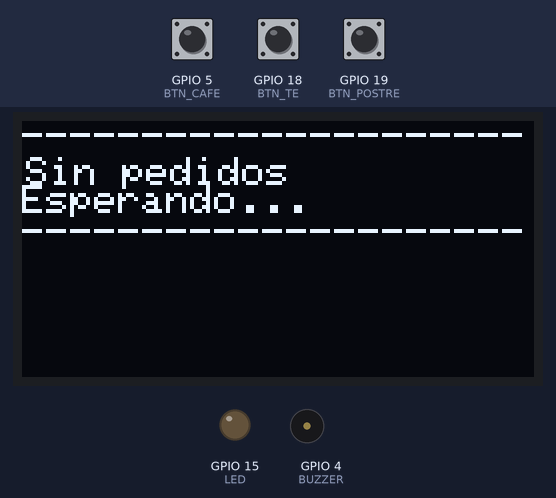
A sketch run on a simulated ESP32. On the bench: 128×64 one-colour display, output pins drawn as LEDs (lit = HIGH), buzzer (waves = sounding). The inputs (shaded band) are chosen by the test bench; at power-on: GPIO 5 (BTN_CAFE) HIGH, GPIO 18 (BTN_TE) HIGH, GPIO 19 (BTN_POSTRE) HIGH.

Above: at 1.2 s.
1.3 s: GPIO 5 (BTN_CAFE) pulled LOW for 0.65 s
At 3.0 s:
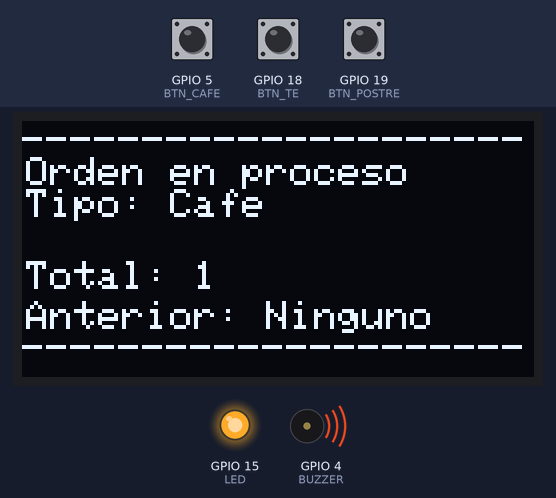
5.0 s: GPIO 18 (BTN_TE) pulled LOW for 0.65 s
At 6.3 s:
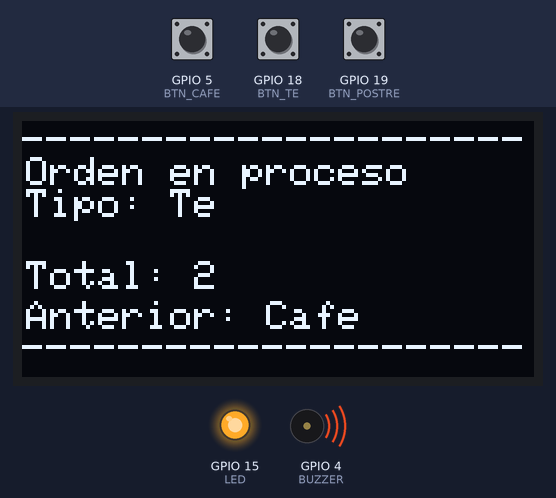
8.7 s: GPIO 19 (BTN_POSTRE) pulled LOW for 3.2 s
At 9.5 s:
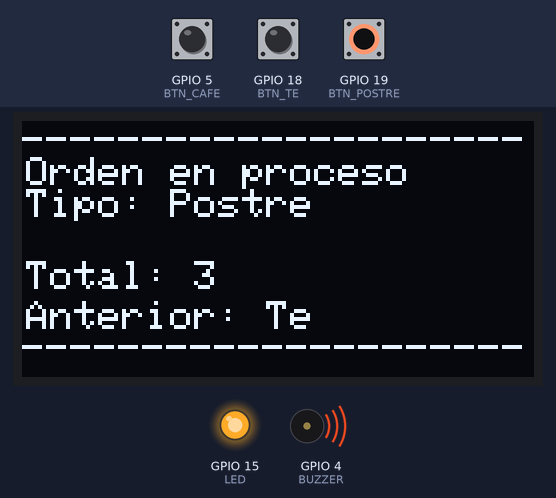
13.5 s: GPIO 5 (BTN_CAFE) pulled LOW for 3.2 s
At 15.6 s:
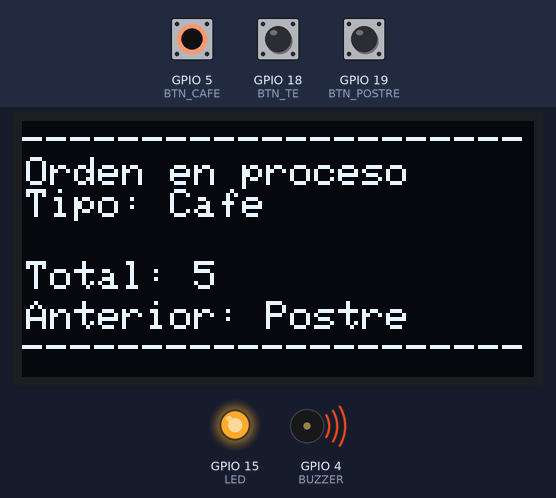
18.8 s: GPIO 18 (BTN_TE) pulled LOW for 3.2 s
At 23.3 s:
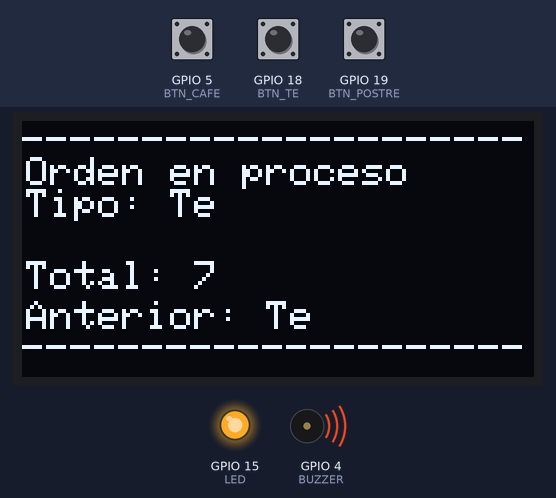
25.1 s: GPIO 19 (BTN_POSTRE) pulled LOW for 0.65 s
At 28.3 s:
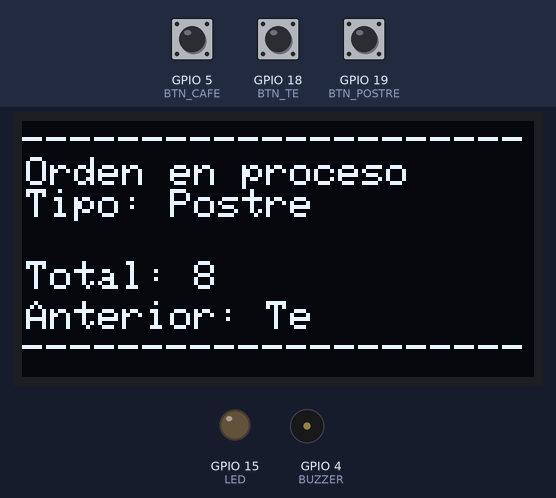
Timing chart, 0 to 29.8 s (numbered marks = the images above; inputs shaded):
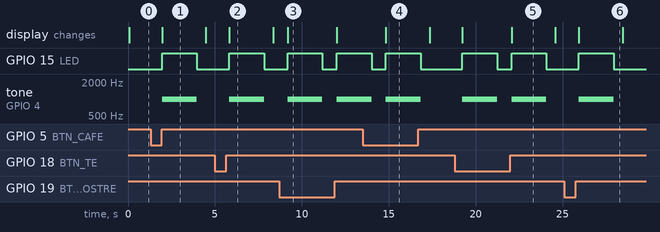

The sketch:

Cafe_postre.ino
```cpp
#include <Wire.h>
#include <Adafruit_GFX.h>
#include <Adafruit_SSD1306.h>

// Configuración de pantalla OLED
#define SCREEN_WIDTH 128
#define SCREEN_HEIGHT 64
#define OLED_RESET -1
Adafruit_SSD1306 display(SCREEN_WIDTH, SCREEN_HEIGHT, &Wire, OLED_RESET);

// Definimos pines para botones y salidas
#define BTN_CAFE 5
#define BTN_TE 18
#define BTN_POSTRE 19
#define LED 15
#define BUZZER 4

// Contador total de pedidos
int totalPedidos = 0;
String ultimoPedido = "Ninguno";

// Estructura para pedidos
struct Pedido {
  String tipo;
};

// Cola de pedidos con capacidad para 5 pedidos
Pedido queue[5];
int front = 0;
int rear = 0;
int count = 0;

// Agregar pedido a la cola
bool enqueue(String tipo) {
  if (count < 5) {
    queue[rear].tipo = tipo;
    rear = (rear + 1) % 5;
    count++;
    totalPedidos++;  // Incrementamos el contador total
    return true;
  }
  return false;  // Cola llena
}

// Extraer pedido de la cola
Pedido dequeue() {
  Pedido pedido = {"Ninguno"};
  if (count > 0) {
    pedido = queue[front];
    front = (front + 1) % 5;
    count--;
  }
  return pedido;
}

// Revisar los botones para registrar pedidos
void revisarBotones() {
  if (digitalRead(BTN_CAFE) == LOW) {
    enqueue("Cafe");
    delay(300);
  }
  if (digitalRead(BTN_TE) == LOW) {
    enqueue("Te");
    delay(300);
  }
  if (digitalRead(BTN_POSTRE) == LOW) {
    enqueue("Postre");
    delay(300);
  }
}

// Mostrar pantalla sin pedidos
void mostrarSinPedido() {
  display.clearDisplay();
  display.setCursor(0, 0);
  display.println("---------------------");
  display.setCursor(1, 9);
  display.println("Sin pedidos");
  display.setCursor(0, 16);
  display.println("Esperando...");
  display.println("---------------------");
  display.display();
}

// Mostrar pedido activo y contador
void mostrarPedido(Pedido pedido) {
  display.clearDisplay();
  display.setTextSize(1);
  display.setTextColor(SSD1306_WHITE);
  display.setCursor(0, 1);
  display.println("---------------------");
  display.setCursor(1, 9);
  display.println("Orden en proceso");
  display.setCursor(1, 17);
  display.println("Tipo: " + pedido.tipo);
  display.setCursor(1, 35);
  display.print("Total: ");
  display.println(totalPedidos);
  display.setCursor(1, 45);
  display.print("Anterior: ");
  display.println(ultimoPedido);
  display.println("---------------------");
  display.display();

  // Guardamos la orden como la ultima realizada
  ultimoPedido = pedido.tipo;
}

// Setup
void setup() {
  Serial.begin(115200);
  Wire.begin(23, 22);

  if (!display.begin(SSD1306_SWITCHCAPVCC, 0x3C)) {
    Serial.println(F("No se encontró la pantalla OLED"));
    while (true);
  }

  display.clearDisplay();
  display.display();

  // Configuración de pines
  pinMode(BTN_CAFE, INPUT_PULLUP);
  pinMode(BTN_TE, INPUT_PULLUP);
  pinMode(BTN_POSTRE, INPUT_PULLUP);
  pinMode(LED, OUTPUT);
  pinMode(BUZZER, OUTPUT);
}

// Bucle principal
void loop() {
  revisarBotones();

  if (count > 0) { // Si hay pedidos en cola
    Pedido pedido = dequeue();
    mostrarPedido(pedido);
    digitalWrite(LED, HIGH);
    tone(BUZZER, 1000);
    delay(2000);
    digitalWrite(LED, LOW);
    noTone(BUZZER);
  } else {
    mostrarSinPedido();
  }

  delay(500);
}
```

Measured:
- after the input at 1.3 s, GPIO 15 (LED): LOW → HIGH after 0.66 s, → LOW 2.0 s later; tone on GPIO 4 (BUZZER): silent → 1000 Hz after 0.66 s, → silent 2.0 s later; the display: changes after 0.66 s (image 1)
- after the input at 5.0 s, GPIO 15 (LED): LOW → HIGH after 0.84 s, → LOW 2.0 s later; tone on GPIO 4 (BUZZER): silent → 1000 Hz after 0.84 s, → silent 2.0 s later; the display: changes after 0.84 s (image 2)
- after the input at 8.7 s, GPIO 15 (LED): LOW → HIGH after 0.49 s, → LOW 2.0 s later, → HIGH 0.83 s later; tone on GPIO 4 (BUZZER): silent → 1000 Hz after 0.49 s, → silent 2.0 s later, → 1000 Hz 0.83 s later; the display: changes after 0.49 s (image 3)
- after the input at 13.5 s, the display: changes after 1.3 s (image 4)
- after the input at 18.8 s, GPIO 15 (LED): alternates HIGH for 2.0 s and LOW for 0.83 s, starting after 0.44 s; tone on GPIO 4 (BUZZER): alternates 1000 Hz for 2.0 s and silent for 0.83 s, starting after 0.44 s; the display: first changes after 0.44 s (image 5 shows a later state)
- after the input at 25.1 s, GPIO 15 (LED): LOW → HIGH after 0.84 s, → LOW 2.0 s later; tone on GPIO 4 (BUZZER): silent → 1000 Hz after 0.84 s, → silent 2.0 s later; the display: changes after 0.84 s (image 6)
- what the display in image 1 shows lasts 2.5 s, from 2.0 s to 4.5 s
